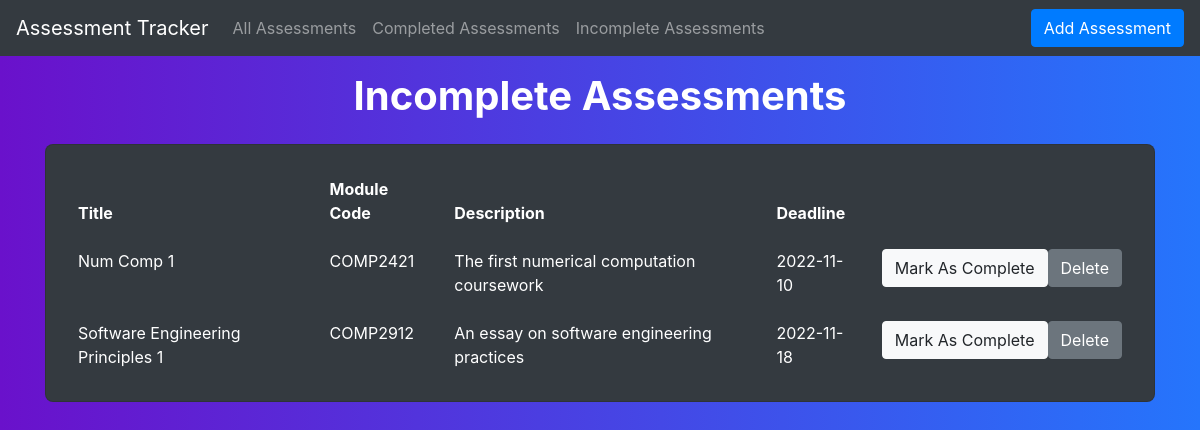
The app's page /incomplete_assessments with its own data.
### app/models.py (models this page shows)
class Assessments(db.Model):
    id = db.Column(db.Integer, primary_key=True)
    title = db.Column(db.String(30))
    module_code = db.Column(db.String(10), index=True)
    deadline = db.Column(db.Date)
    description = db.Column(db.String(125))
    complete = db.Column(db.Boolean)

### app/views.py (the view, shortened to what this page needs)
@app.route('/incomplete_assessments', methods=['GET', 'POST'])
def incomplete_assessments():
    form = AssessmentForm()
    cursor = db.engine.execute('SELECT * FROM assessments WHERE complete = 0 ORDER BY deadline ASC')
    items = cursor.fetchall()
    return render_template('incomplete_assessments.html',
                           title='Incomplete Assessments',
                           form=form,
                           items=items)

### app/forms.py
class AssessmentForm(FlaskForm):
    titleField = StringField('Assessment Title', validators=[DataRequired(), Length(min=1, max=35, message="Title cannot exceed 30 characters")])
    moduleField = StringField('Module Code', validators=[DataRequired(), Length(min=1, max=10, message="Module code cannot exceed 10 characters")])
    deadlineField = DateField('Deadline', validators=[DataRequired()])
    descriptionField = TextAreaField('Description', validators=[DataRequired(), Length(min=1, max=125, message="Description cannot exceed 125 characters")])
    completeField = BooleanField('Complete?')
    submitField = SubmitField('Submit')

### app/templates/incomplete_assessments.html (shortened to what this page needs)
{% extends "base.html" %}
  {% block content %}
    <div class="container">
      <div class="row justify-content-center my-3">
        <h1 class="text-white font-weight-bold">Incomplete Assessments</h1>
      </div>
      <div class="row justify-content-center">
        <div class="col-12">
          <div class="card bg-dark shadow-2-strong" style="border-radius: .5rem;">
            <div class="card-body">
              <div class="table-responsive">
                <table class="table table-borderless mb-0 table-hover text-white">
                  <thead class="thead-dark">
                    <tr>
                      <th scope="col">Title</th>
                      <th scope="col">Module Code</th>
                      <th scope="col">Description</th>
                      <th scope="col">Deadline</th>
                      <th scope="col"></th>
                    </tr>
                  </thead>
                  <tbody>
                    {% for item in items %}
                    <tr>
                      <td>{{item[1]}}</td>
                      <td>{{item[2]}}</td>
                      <td>{{item[4]}}</td>
                      <td>{{item[3]}}</td>
                      <td class="d-flex justify-content-center">
                        <form action="{{ url_for('flip') }}" method="post">
                          <input type="submit" class="btn mb-0 mr-0 btn-light" value="Mark As Complete"/>
                        </form>
                        <form action="{{ url_for('delete') }}" method="post">
                          <input type="submit" class="btn mb-0 btn-xs btn-secondary" value="Delete"/>
                        </form>
                      </td>
                    </tr>
                    {% endfor %}
                  </tbody>
                </table>
              </div>
            </div>
          </div>
        </div>
      </div>
    </div>
  {% endblock %}

### records on screen
Assessments: title "Num Comp 1", module_code "COMP2421", description "The first numerical computation coursework", deadline "2022-11-10"
Assessments: title "Software Engineering Principles 1", module_code "COMP2912", description "An essay on software engineering practices", deadline "2022-11-18"
